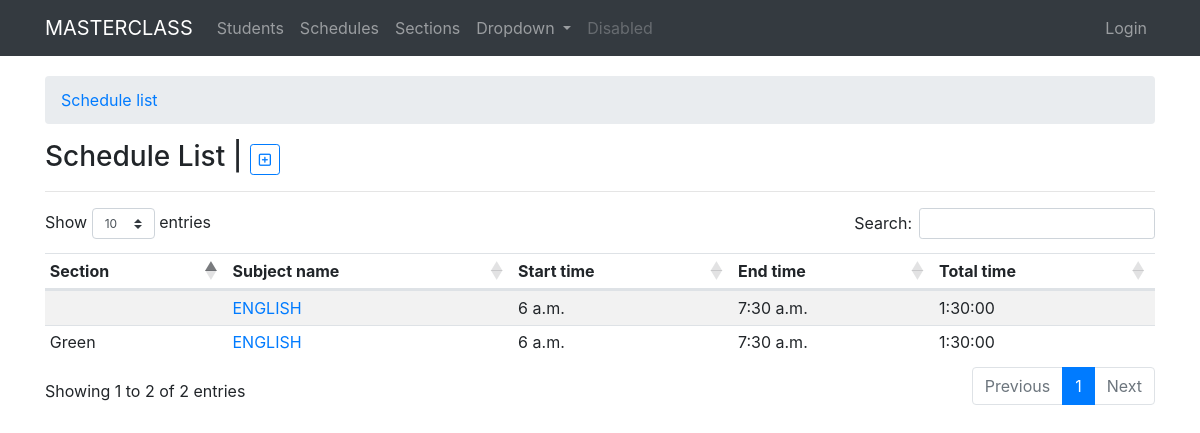
The app's page /schedules/, older data.
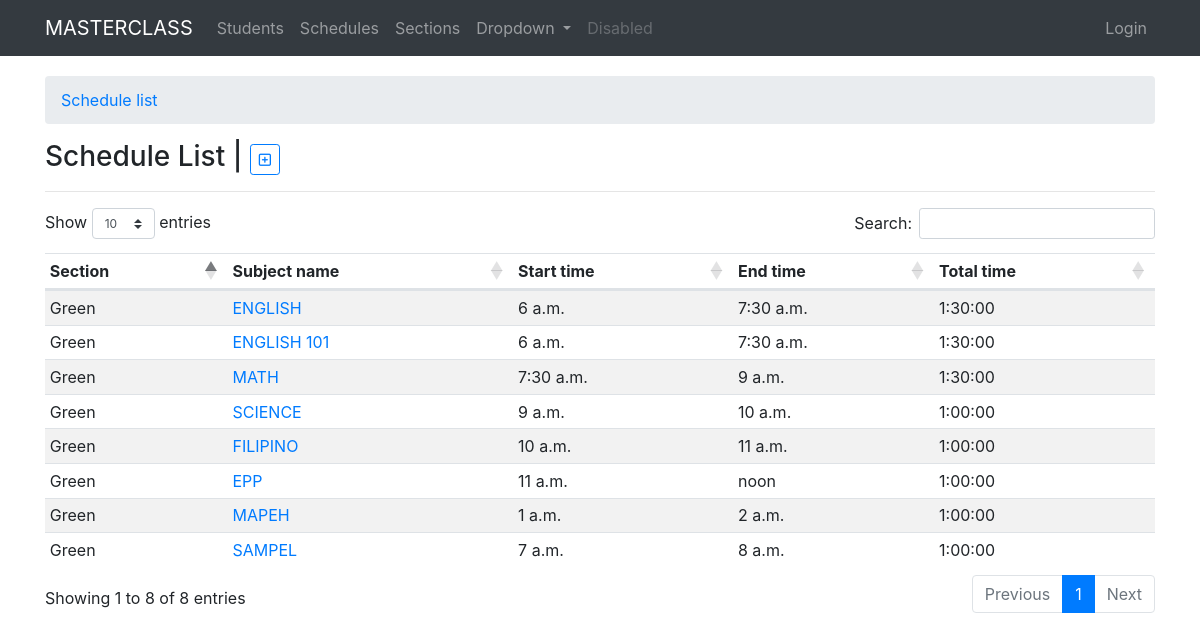
The same page, newer data.
### schedules/models.py (models this page shows, shortened)
class SubjectSchedule(models.Model):
    teacher = models.ForeignKey(User, on_delete=models.CASCADE, default=1)
    section = models.ForeignKey(Section, on_delete=models.CASCADE, blank=True, null=True)
    subject_name = models.CharField(max_length=120, blank=True, null=True)
    schedule = models.ForeignKey(WeeklySchedule, on_delete=models.CASCADE, blank=True, null=True)
    total_units = models.IntegerField(blank=True, null=True)
    start_time = models.TimeField()
    end_time = models.TimeField()
    def total_time(self):
        today = date.today()
        st = datetime.datetime.combine(today, self.start_time)
        et = datetime.datetime.combine(today, self.end_time)
        tt = et - st
        return tt

### sections/models.py (models this page shows, shortened)
class Section(models.Model):
    adviser = models.ForeignKey(User, on_delete=models.CASCADE, default=1)
    section_name = models.CharField(max_length=120, unique=True)
    grade_level = models.CharField(max_length=60, choices=GRADE_LEVEL, blank=True,null=True)
    date_created = models.DateField(auto_now_add=True)
    date_updated = models.DateField(auto_now=True)

### schedules/views.py (the view)
# urls.py: path('', views.schedule_list, name='list'),
def schedule_list(request):
    schedule_list = SubjectSchedule.objects.all()
    context = {
        "title": "schedule list",
        "schedulelist": schedule_list,
    }
    return render(request, "schedules/schedule_list.html", context)

### templates/schedules/schedule_list.html
{% extends 'base.html' %}
{% block content %}
<nav aria-label="breadcrumb">
  <ol class="breadcrumb">
    <li class="breadcrumb-item"><a href="{%url 'schedule:list'%}">Schedule list</a></li>
  </ol>
</nav>
<h3>{{title|title}} | <small class="text-muted"><a href="{%url 'schedule:add'%}" type="button" class="btn btn-outline-primary btn-sm myTooltip" data-toggle="tooltip" data-placement="right" title="Add student"><i class="far fa-plus-square"></i></a></small></h3>
<hr>
<div class="row">
  <div class="col-sm-12">
    <table class="table table-striped table-sm myTable">
      <thead>
        <tr>
          <th>Section</th>
          <th>Subject name</th>
          <th>Start time</th>
          <th>End time</th>
          <th>Total time</th>
        </tr>
      </thead>
      <tbody>
        {% for sch in schedulelist %}
        <tr>
          <td>{{ sch.section.section_name|title }}</td>
          <td><a href="{%url 'schedule:detail' pk=sch.id%}">{{sch.subject_name|upper}}</a></td>
          <td>{{sch.start_time}}</td>
          <td>{{sch.end_time}}</td>
          <td>{{sch.total_time}}</td>
        </tr>
        {% endfor %}
      </tbody>
    </table>
  </div>
</div>
{% endblock %}

### templates/base.html (shortened to what this page needs)
{% load static %}
<!doctype html>
<html lang="en">
  <head>
    <link rel="stylesheet" href="https://cdnjs.cloudflare.com/ajax/libs/twitter-bootstrap/4.1.3/css/bootstrap.css">
    <link rel="stylesheet" href="https://cdn.datatables.net/1.10.20/css/dataTables.bootstrap4.min.css">
  </head>
  <body>
    <nav class="navbar navbar-expand-lg navbar-dark bg-dark">
      <div class="container">
        <a class="navbar-brand" href="{% url 'student:list' %}">MASTERCLASS</a>
        <div class="collapse navbar-collapse" id="navbarSupportedContent">
            <ul class="navbar-nav mr-auto">
              <li class="nav-item">
                <a class="nav-link" href="{% url 'student:list' %}">Students <span class="sr-only">(current)</span></a>
              </li>
              <li class="nav-item">
                <a class="nav-link" href="{% url 'schedule:list' %}">Schedules</a>
              </li>
              <li class="nav-item">
                <a class="nav-link" href="{% url 'section:list' %}">Sections</a>
              </li>
              <li class="nav-item dropdown">
                <a class="nav-link dropdown-toggle" href="#" id="navbarDropdown" role="button" data-toggle="dropdown" aria-haspopup="true" aria-expanded="false">
                  Dropdown
                </a>
              </li>
              <li class="nav-item">
                <a class="nav-link disabled" href="#" tabindex="-1" aria-disabled="true">Disabled</a>
              </li>
            </ul>
            <ul class="navbar-nav mr-0">
              {% if not request.user.is_authenticated %}
              <li class="nav-item">
                <a class="nav-link" href="{% url 'main:login' %}">Login</a>
              </li>
              {% else %}
              <li class="nav-item">
                <a class="nav-link" href="{% url 'main:logout' %}">Logout</a>
              </li>
              {% endif %}
            </ul>
        </div>
      </div>
    </nav>
    <div class="container" style="margin-top: 20px;">
        {% block content %}
        {% endblock %}
    </div>
  </body>
</html>

Row changes from the older to the newer data that the page shows:
changed SubjectSchedule "ENGLISH": section.section_name (not shown) → "Green"
changed SubjectSchedule: subject_name "ENGLISH" → "ENGLISH 101"
added SubjectSchedule: section.section_name "Green", subject_name "MATH", start_time "7:30 a.m.", end_time "9 a.m.", total_time "1:30:00"
added SubjectSchedule: section.section_name "Green", subject_name "SCIENCE", start_time "9 a.m.", end_time "10 a.m.", total_time "1:00:00"
added SubjectSchedule: section.section_name "Green", subject_name "FILIPINO", start_time "10 a.m.", end_time "11 a.m.", total_time "1:00:00"
added SubjectSchedule: section.section_name "Green", subject_name "EPP", start_time "11 a.m.", end_time "noon", total_time "1:00:00"
added SubjectSchedule: section.section_name "Green", subject_name "MAPEH", start_time "1 a.m.", end_time "2 a.m.", total_time "1:00:00"
added SubjectSchedule: section.section_name "Green", subject_name "SAMPEL", start_time "7 a.m.", end_time "8 a.m.", total_time "1:00:00"
Text that changed along with them:
text written by a page script: "Show entries Search: Showing 1 to 2 of 2 entries Previous 1 Next" → "Show entries Search: Showing 1 to 8 of 8 entries Previous 1 Next"
